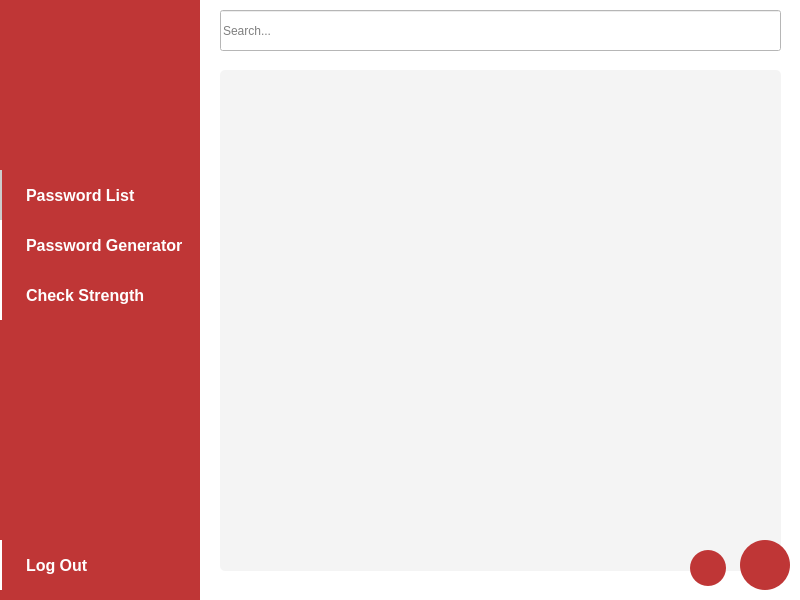
<?xml version="1.0" encoding="UTF-8"?>
<ui version="4.0">
 <class>PasList</class>
 <widget class="QWidget" name="PasList">
  <property name="geometry">
   <rect>
    <x>0</x>
    <y>0</y>
    <width>800</width>
    <height>600</height>
   </rect>
  </property>
  <property name="sizePolicy">
   <sizepolicy hsizetype="Fixed" vsizetype="Fixed">
    <horstretch>0</horstretch>
    <verstretch>0</verstretch>
   </sizepolicy>
  </property>
  <property name="minimumSize">
   <size>
    <width>800</width>
    <height>600</height>
   </size>
  </property>
  <property name="maximumSize">
   <size>
    <width>800</width>
    <height>600</height>
   </size>
  </property>
  <property name="windowTitle">
   <string>Password List</string>
  </property>
  <property name="styleSheet">
   <string notr="true">#contentWidget {
	background-color: white;
}
#passwordsList {
    color: black;
	background-color: #f4f4f4;
	border-radius: 5px;
	outline: 0;
}
#passwordsList::item {
	padding: 20px;
	border-left: 3px solid rgb(227, 64, 64);
	font-size: 12px;
}
#passwordsList::item:selected {
	color: black;
	background-color: #eeeeee;
	border-left: 3px solid #d43f3f;
}
#search {
	color: black;
	background-color: white;
}
</string>
  </property>
  <widget class="QWidget" name="contentWidget" native="true">
   <property name="geometry">
    <rect>
     <x>200</x>
     <y>0</y>
     <width>600</width>
     <height>600</height>
    </rect>
   </property>
   <property name="sizePolicy">
    <sizepolicy hsizetype="Preferred" vsizetype="Maximum">
     <horstretch>0</horstretch>
     <verstretch>0</verstretch>
    </sizepolicy>
   </property>
   <property name="minimumSize">
    <size>
     <width>567</width>
     <height>532</height>
    </size>
   </property>
   <property name="focusPolicy">
    <enum>Qt::FocusPolicy::NoFocus</enum>
   </property>
   <property name="styleSheet">
    <string notr="true"/>
   </property>
   <widget class="QLineEdit" name="search">
    <property name="geometry">
     <rect>
      <x>20</x>
      <y>10</y>
      <width>561</width>
      <height>41</height>
     </rect>
    </property>
    <property name="focusPolicy">
     <enum>Qt::FocusPolicy::ClickFocus</enum>
    </property>
    <property name="styleSheet">
     <string notr="true"/>
    </property>
    <property name="text">
     <string/>
    </property>
    <property name="maxLength">
     <number>64</number>
    </property>
    <property name="placeholderText">
     <string>Search...</string>
    </property>
   </widget>
   <widget class="QPushButton" name="addPasswordBtn">
    <property name="geometry">
     <rect>
      <x>540</x>
      <y>540</y>
      <width>50</width>
      <height>50</height>
     </rect>
    </property>
    <property name="baseSize">
     <size>
      <width>25</width>
      <height>25</height>
     </size>
    </property>
    <property name="font">
     <font>
      <pointsize>33</pointsize>
      <bold>true</bold>
     </font>
    </property>
    <property name="cursor">
     <cursorShape>PointingHandCursor</cursorShape>
    </property>
    <property name="focusPolicy">
     <enum>Qt::FocusPolicy::NoFocus</enum>
    </property>
    <property name="styleSheet">
     <string notr="true">border-radius: 25px; 
background-color: #bf3636;
min-width: 50px;
min-height: 50px;</string>
    </property>
    <property name="text">
     <string/>
    </property>
    <property name="icon">
     <iconset theme="QIcon::ThemeIcon::ListAdd"/>
    </property>
    <property name="iconSize">
     <size>
      <width>32</width>
      <height>32</height>
     </size>
    </property>
   </widget>
   <widget class="QListWidget" name="passwordsList">
    <property name="geometry">
     <rect>
      <x>20</x>
      <y>70</y>
      <width>561</width>
      <height>501</height>
     </rect>
    </property>
    <property name="focusPolicy">
     <enum>Qt::FocusPolicy::ClickFocus</enum>
    </property>
    <property name="styleSheet">
     <string notr="true"/>
    </property>
    <property name="sortingEnabled">
     <bool>true</bool>
    </property>
   </widget>
   <widget class="QPushButton" name="refreshBtn">
    <property name="geometry">
     <rect>
      <x>490</x>
      <y>550</y>
      <width>36</width>
      <height>36</height>
     </rect>
    </property>
    <property name="minimumSize">
     <size>
      <width>36</width>
      <height>36</height>
     </size>
    </property>
    <property name="baseSize">
     <size>
      <width>25</width>
      <height>25</height>
     </size>
    </property>
    <property name="font">
     <font>
      <pointsize>33</pointsize>
      <bold>true</bold>
     </font>
    </property>
    <property name="cursor">
     <cursorShape>PointingHandCursor</cursorShape>
    </property>
    <property name="focusPolicy">
     <enum>Qt::FocusPolicy::NoFocus</enum>
    </property>
    <property name="styleSheet">
     <string notr="true">border-radius: 18px; 
background-color: #bf3636;
min-width: 36px;
min-height: 36px;</string>
    </property>
    <property name="text">
     <string/>
    </property>
    <property name="icon">
     <iconset theme="QIcon::ThemeIcon::SyncSynchronizing"/>
    </property>
    <property name="iconSize">
     <size>
      <width>24</width>
      <height>24</height>
     </size>
    </property>
   </widget>
   <zorder>search</zorder>
   <zorder>passwordsList</zorder>
   <zorder>addPasswordBtn</zorder>
   <zorder>refreshBtn</zorder>
  </widget>
  <widget class="QWidget" name="menuWidget" native="true">
   <property name="geometry">
    <rect>
     <x>0</x>
     <y>0</y>
     <width>200</width>
     <height>600</height>
    </rect>
   </property>
   <property name="sizePolicy">
    <sizepolicy hsizetype="Preferred" vsizetype="Maximum">
     <horstretch>0</horstretch>
     <verstretch>0</verstretch>
    </sizepolicy>
   </property>
   <property name="minimumSize">
    <size>
     <width>200</width>
     <height>500</height>
    </size>
   </property>
   <property name="baseSize">
    <size>
     <width>200</width>
     <height>532</height>
    </size>
   </property>
   <property name="palette">
    <palette>
     <active>
      <colorrole role="Button">
       <brush brushstyle="SolidPattern">
        <color alpha="255">
         <red>191</red>
         <green>54</green>
         <blue>54</blue>
        </color>
       </brush>
      </colorrole>
      <colorrole role="Base">
       <brush brushstyle="SolidPattern">
        <color alpha="255">
         <red>191</red>
         <green>54</green>
         <blue>54</blue>
        </color>
       </brush>
      </colorrole>
      <colorrole role="Window">
       <brush brushstyle="SolidPattern">
        <color alpha="255">
         <red>191</red>
         <green>54</green>
         <blue>54</blue>
        </color>
       </brush>
      </colorrole>
     </active>
     <inactive>
      <colorrole role="Button">
       <brush brushstyle="SolidPattern">
        <color alpha="255">
         <red>191</red>
         <green>54</green>
         <blue>54</blue>
        </color>
       </brush>
      </colorrole>
      <colorrole role="Base">
       <brush brushstyle="SolidPattern">
        <color alpha="255">
         <red>191</red>
         <green>54</green>
         <blue>54</blue>
        </color>
       </brush>
      </colorrole>
      <colorrole role="Window">
       <brush brushstyle="SolidPattern">
        <color alpha="255">
         <red>191</red>
         <green>54</green>
         <blue>54</blue>
        </color>
       </brush>
      </colorrole>
     </inactive>
     <disabled>
      <colorrole role="Button">
       <brush brushstyle="SolidPattern">
        <color alpha="255">
         <red>191</red>
         <green>54</green>
         <blue>54</blue>
        </color>
       </brush>
      </colorrole>
      <colorrole role="Base">
       <brush brushstyle="SolidPattern">
        <color alpha="255">
         <red>191</red>
         <green>54</green>
         <blue>54</blue>
        </color>
       </brush>
      </colorrole>
      <colorrole role="Window">
       <brush brushstyle="SolidPattern">
        <color alpha="255">
         <red>191</red>
         <green>54</green>
         <blue>54</blue>
        </color>
       </brush>
      </colorrole>
     </disabled>
    </palette>
   </property>
   <property name="styleSheet">
    <string notr="true">QPushButton {
	font-size: 16px;
	font-weight: bold;
	background-color: #bf3636;
	color: white;
	padding: 8px;
	padding-left: 24px;
	border: none;
	border-left: 2px solid white;
	text-align:left;
}
QPushButton:hover {
	background-color: #d43f3f;
}
QWidget{
	background-color: #bf3636;
}</string>
   </property>
   <widget class="QPushButton" name="pasListBtn">
    <property name="geometry">
     <rect>
      <x>0</x>
      <y>170</y>
      <width>200</width>
      <height>50</height>
     </rect>
    </property>
    <property name="focusPolicy">
     <enum>Qt::FocusPolicy::NoFocus</enum>
    </property>
    <property name="styleSheet">
     <string notr="true">border-left: 2px solid #cccccc;</string>
    </property>
    <property name="text">
     <string>Password List</string>
    </property>
   </widget>
   <widget class="QPushButton" name="pasGenBtn">
    <property name="geometry">
     <rect>
      <x>0</x>
      <y>220</y>
      <width>200</width>
      <height>50</height>
     </rect>
    </property>
    <property name="focusPolicy">
     <enum>Qt::FocusPolicy::NoFocus</enum>
    </property>
    <property name="text">
     <string>Password Generator</string>
    </property>
   </widget>
   <widget class="QPushButton" name="pasCheckBtn">
    <property name="geometry">
     <rect>
      <x>0</x>
      <y>270</y>
      <width>200</width>
      <height>50</height>
     </rect>
    </property>
    <property name="focusPolicy">
     <enum>Qt::FocusPolicy::NoFocus</enum>
    </property>
    <property name="text">
     <string>Check Strength</string>
    </property>
   </widget>
   <widget class="QPushButton" name="logOutBtn">
    <property name="geometry">
     <rect>
      <x>0</x>
      <y>540</y>
      <width>200</width>
      <height>50</height>
     </rect>
    </property>
    <property name="focusPolicy">
     <enum>Qt::FocusPolicy::NoFocus</enum>
    </property>
    <property name="text">
     <string>Log Out</string>
    </property>
   </widget>
   <widget class="QLabel" name="logo">
    <property name="geometry">
     <rect>
      <x>40</x>
      <y>20</y>
      <width>120</width>
      <height>120</height>
     </rect>
    </property>
    <property name="styleSheet">
     <string notr="true"/>
    </property>
    <property name="text">
     <string/>
    </property>
    <property name="pixmap">
     <pixmap resource="resources.qrc">:/res/pasman.png</pixmap>
    </property>
    <property name="scaledContents">
     <bool>true</bool>
    </property>
   </widget>
  </widget>
 </widget>
 <resources>
  <include location="resources.qrc"/>
 </resources>
 <connections/>
</ui>
